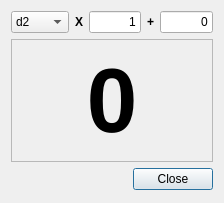
<?xml version="1.0" encoding="UTF-8"?>
<ui version="4.0">
 <class>DiceRollWind</class>
 <widget class="QDialog" name="DiceRollWind">
  <property name="windowModality">
   <enum>Qt::NonModal</enum>
  </property>
  <property name="geometry">
   <rect>
    <x>0</x>
    <y>0</y>
    <width>224</width>
    <height>203</height>
   </rect>
  </property>
  <property name="sizePolicy">
   <sizepolicy hsizetype="Preferred" vsizetype="Fixed">
    <horstretch>0</horstretch>
    <verstretch>0</verstretch>
   </sizepolicy>
  </property>
  <property name="windowTitle">
   <string>Dice Roll</string>
  </property>
  <property name="windowIcon">
   <iconset resource="Icon.qrc">
    <normaloff>:/icon/CT_icon.ico</normaloff>:/icon/CT_icon.ico</iconset>
  </property>
  <layout class="QGridLayout" name="gridLayout_2">
   <item row="0" column="0">
    <widget class="QComboBox" name="DiceTypeBox">
     <property name="sizePolicy">
      <sizepolicy hsizetype="Preferred" vsizetype="Preferred">
       <horstretch>0</horstretch>
       <verstretch>0</verstretch>
      </sizepolicy>
     </property>
     <item>
      <property name="text">
       <string>d2</string>
      </property>
     </item>
     <item>
      <property name="text">
       <string>d4</string>
      </property>
     </item>
     <item>
      <property name="text">
       <string>d6</string>
      </property>
     </item>
     <item>
      <property name="text">
       <string>d8</string>
      </property>
     </item>
     <item>
      <property name="text">
       <string>d10</string>
      </property>
     </item>
     <item>
      <property name="text">
       <string>d12</string>
      </property>
     </item>
     <item>
      <property name="text">
       <string>d20</string>
      </property>
     </item>
     <item>
      <property name="text">
       <string>d100</string>
      </property>
     </item>
    </widget>
   </item>
   <item row="0" column="1">
    <widget class="QLabel" name="XLabel">
     <property name="sizePolicy">
      <sizepolicy hsizetype="Fixed" vsizetype="Fixed">
       <horstretch>0</horstretch>
       <verstretch>0</verstretch>
      </sizepolicy>
     </property>
     <property name="font">
      <font>
       <weight>75</weight>
       <bold>true</bold>
      </font>
     </property>
     <property name="text">
      <string>X</string>
     </property>
     <property name="alignment">
      <set>Qt::AlignCenter</set>
     </property>
    </widget>
   </item>
   <item row="0" column="2">
    <widget class="QLineEdit" name="NumDiceEdit">
     <property name="sizePolicy">
      <sizepolicy hsizetype="Preferred" vsizetype="Preferred">
       <horstretch>0</horstretch>
       <verstretch>0</verstretch>
      </sizepolicy>
     </property>
     <property name="text">
      <string>1</string>
     </property>
     <property name="alignment">
      <set>Qt::AlignRight|Qt::AlignTrailing|Qt::AlignVCenter</set>
     </property>
    </widget>
   </item>
   <item row="0" column="3">
    <widget class="QLabel" name="PluxLabel">
     <property name="sizePolicy">
      <sizepolicy hsizetype="Fixed" vsizetype="Fixed">
       <horstretch>0</horstretch>
       <verstretch>0</verstretch>
      </sizepolicy>
     </property>
     <property name="font">
      <font>
       <weight>75</weight>
       <bold>true</bold>
      </font>
     </property>
     <property name="text">
      <string>+</string>
     </property>
     <property name="alignment">
      <set>Qt::AlignCenter</set>
     </property>
    </widget>
   </item>
   <item row="0" column="4">
    <widget class="QLineEdit" name="ModifierEdit">
     <property name="sizePolicy">
      <sizepolicy hsizetype="Preferred" vsizetype="Preferred">
       <horstretch>0</horstretch>
       <verstretch>0</verstretch>
      </sizepolicy>
     </property>
     <property name="text">
      <string>0</string>
     </property>
     <property name="alignment">
      <set>Qt::AlignRight|Qt::AlignTrailing|Qt::AlignVCenter</set>
     </property>
    </widget>
   </item>
   <item row="1" column="0" colspan="5">
    <widget class="QFrame" name="frame">
     <property name="sizePolicy">
      <sizepolicy hsizetype="Preferred" vsizetype="Fixed">
       <horstretch>0</horstretch>
       <verstretch>0</verstretch>
      </sizepolicy>
     </property>
     <property name="frameShape">
      <enum>QFrame::StyledPanel</enum>
     </property>
     <property name="frameShadow">
      <enum>QFrame::Raised</enum>
     </property>
     <layout class="QGridLayout" name="gridLayout">
      <item row="0" column="0">
       <widget class="QLabel" name="RollLabel">
        <property name="sizePolicy">
         <sizepolicy hsizetype="Preferred" vsizetype="Preferred">
          <horstretch>0</horstretch>
          <verstretch>0</verstretch>
         </sizepolicy>
        </property>
        <property name="font">
         <font>
          <pointsize>68</pointsize>
          <weight>75</weight>
          <bold>true</bold>
         </font>
        </property>
        <property name="text">
         <string>0</string>
        </property>
        <property name="alignment">
         <set>Qt::AlignCenter</set>
        </property>
       </widget>
      </item>
     </layout>
    </widget>
   </item>
   <item row="2" column="0" colspan="5">
    <widget class="QDialogButtonBox" name="buttonBox">
     <property name="sizePolicy">
      <sizepolicy hsizetype="Preferred" vsizetype="Fixed">
       <horstretch>0</horstretch>
       <verstretch>0</verstretch>
      </sizepolicy>
     </property>
     <property name="orientation">
      <enum>Qt::Horizontal</enum>
     </property>
     <property name="standardButtons">
      <set>QDialogButtonBox::Close</set>
     </property>
    </widget>
   </item>
  </layout>
 </widget>
 <resources>
  <include location="Icon.qrc"/>
  <include location="dSet.qrc"/>
 </resources>
 <connections>
  <connection>
   <sender>buttonBox</sender>
   <signal>accepted()</signal>
   <receiver>DiceRollWind</receiver>
   <slot>accept()</slot>
   <hints>
    <hint type="sourcelabel">
     <x>248</x>
     <y>254</y>
    </hint>
    <hint type="destinationlabel">
     <x>157</x>
     <y>274</y>
    </hint>
   </hints>
  </connection>
  <connection>
   <sender>buttonBox</sender>
   <signal>rejected()</signal>
   <receiver>DiceRollWind</receiver>
   <slot>reject()</slot>
   <hints>
    <hint type="sourcelabel">
     <x>316</x>
     <y>260</y>
    </hint>
    <hint type="destinationlabel">
     <x>286</x>
     <y>274</y>
    </hint>
   </hints>
  </connection>
 </connections>
</ui>
